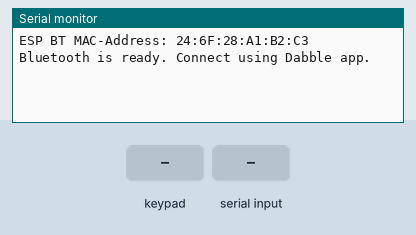
A sketch run on a simulated ESP32. Shown: the last lines printed to the serial monitor. The test bench sets the inputs (shaded band).

Above: at 2.2 s.
2.3 s: key 'U' pressed
At 3.5 s:
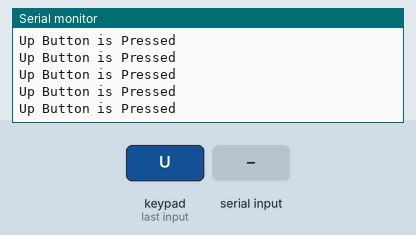
3.8 s: "1" received over the second serial link
At 5.4 s:
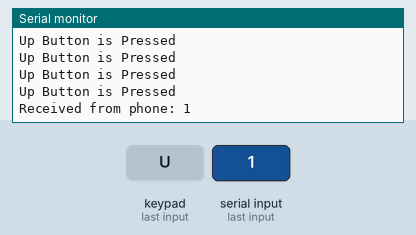
6.3 s: "0" received over the second serial link
At 8.5 s:
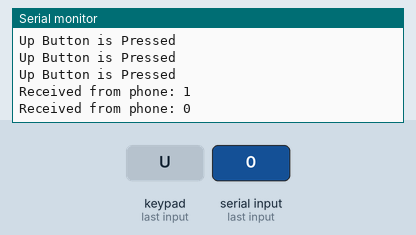

Measured:
- after the input at 2.3 s, the serial monitor: prints a new line at once (image 1)
- after the input at 3.8 s, the serial monitor: prints a new line after 1.0 s (image 2)
- after the input at 6.3 s, the serial monitor: prints a new line after 1.0 s (image 3)

The sketch:

ESP32_BluetoothDabbleInitialization.ino
```cpp
#include <DabbleESP32.h> // Forked DabbleESP32 Library for Classic Bluetooth Support & Removal of SoftwareSerial for ESP built-in HardwareSerial
#include <Abstracted_Functions.h>

#if !SOC_BT_SUPPORTED || !defined(CONFIG_BT_ENABLED) || !defined(CONFIG_BLUEDROID_ENABLED)
#error Bluetooth not supported, or Bluetooth/BlueDroid Host is not enabled
#endif

// For non-blocking bluetooth ghost connection check
unsigned long previousTimeStamp = 0;
const unsigned long msTimeout = 30000;

void setup() {
  Serial.begin(115200); // Typical ESP32 Baud Rate
  delay(1000);
  Dabble.begin("ESP32_Connect");  // Initalize Dabble BluetoothSerial Configuration for Classic Bluetooth
  Serial.println(esp_Bluetooth_MAC());
  Serial.println("Bluetooth is ready. Connect using Dabble app.");
}

void loop() {
  Dabble.processInput();  // Dabble App's incoming data requires processing before it is usable

  if (Terminal.available()) { // Executes only if there is an incoming data
    previousTimeStamp = millis();
    String message = Terminal.readString(); // save msg to local String variable
    Serial.print("Received from phone: ");
    Serial.println(message);
    Terminal.println("ESP32: Message received - " + message); // ESP32 replies to Dabble Terminal app with the same msg
  }

  if(GamePad.isUpPressed()) { // Experimental
    Serial.println("Up Button is Pressed");
  }

  // Check if Bluetooth is still connected
  if (Dabble.isAppConnected()) {
    if (millis() - previousTimeStamp >= msTimeout) {
      Serial.println("Ghost Connection detected! Rebooting ESP32...");
      delay(100);
      /*
        Restart ESP because the original Dabble Library is restricted to AVR Boards
        and forked Dabble library is limited, causing problems, such as not being able to reconnect.
      */
      ESP.restart();
    }
  } else {
    previousTimeStamp = millis();
  }
}
```

Abstracted_Functions.cpp
```cpp
#include <Abstracted_Functions.h>

String esp_Bluetooth_MAC() {
  uint8_t bt_MAC_Address[6]; // Hold Calculated 6 bytes Bluetooth MAC Address
  if(esp_read_mac(bt_MAC_Address, ESP_MAC_BT) == ESP_OK) {
    char temp_btMAC[40]; // Temporary hold Bluetooth MAC Address with description
    snprintf(temp_btMAC, sizeof(temp_btMAC), "ESP BT MAC-Address: %02X:%02X:%02X:%02X:%02X:%02X", bt_MAC_Address[0], bt_MAC_Address[1], bt_MAC_Address[2], bt_MAC_Address[3], bt_MAC_Address[4], bt_MAC_Address[5]);
    return String(temp_btMAC);
  }
  return "ERROR";
}
```

Abstracted_Functions.h
```cpp
#ifndef ABSTRACTED_FUNCTIONS_H
#define ABSTRACTED_FUNCTIONS_H

// Libraries
#include <arduino.h>
#include <esp_mac.h>

// Function Declarations
String esp_Bluetooth_MAC(); // Returns the ESP32 Bluetooth MAC-Address in String format

#endif
```
